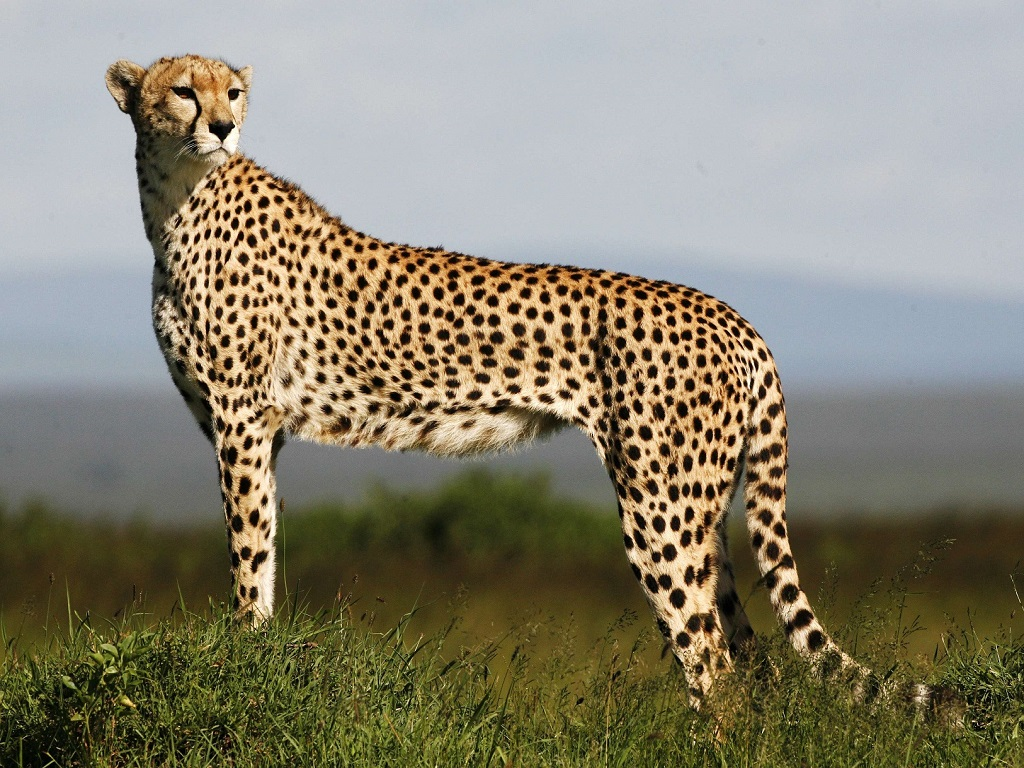
%> input picture 1/prob_pyramids/data/cheetah.jpg, 1024 x 768 px
$ octave recon_lap_mult.m   (GNU Octave 9; MATLAB toolbox functions it lacks are replaced by stand-ins)
%> lines starting %> are read from the running program, lines starting %| are printed output that depends on the picture
### 1/prob_pyramids/pyramidsGL.m

function [G, L] = pyramidsGL(im, N)
L={};
G{1}=im;
for i=1:N

  G{i+1}=imresize(imfilter(G{i},fspecial('gaussian',[4 4], 2)),0.5);

  L{i} = G{i}-imfilter(imresize(G{i+1},2),fspecial('gaussian',[4 4], 2));
end
end

### 1/prob_pyramids/recon_lap_mult.m
clc;
clear all;
close all;

im = rgb2gray(imread('data/cheetah.jpg'));
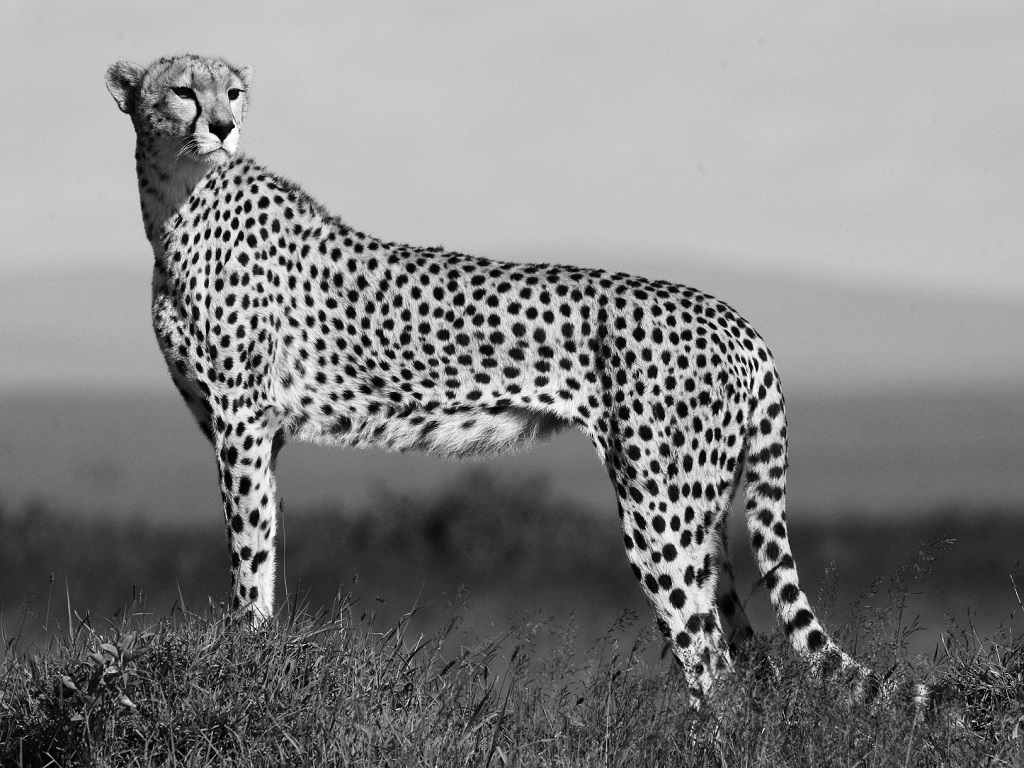
%> im: size 768x1024 uint8; min 0, max 254, mean 131
im = im2single(im);
%> im: size 768x1024 single
N = 5;

[G, L] = pyramidsGL(im, N);
%> after the loop in pyramidsGL, `for i=1:N`: G = 6 items; L = 5 items
%> G = 6 items; L = 5 items

g{N} = L{N};
gg{N} = L{N};


for i = N-1:-1:1
   g{i} = L{i} + imfilter(imresize(g{i+1},2),fspecial('gaussian',[4 4], 2));

end
%> after the loop, g = 5 items

 gg{4} = L{4} + imfilter(imresize(gg{5},2),fspecial('gaussian',[4 4], 2));
 gg{3} = (2*L{3}) + imfilter(imresize(gg{4},2),fspecial('gaussian',[4 4], 2));
 gg{2} = L{2} + imfilter(imresize(gg{3},2),fspecial('gaussian',[4 4], 2));
 gg{1} = L{1} + imfilter(imresize(gg{2},2),fspecial('gaussian',[4 4], 2));


subplot(1, 2, 1);
imshow(mat2gray(gg{1}));
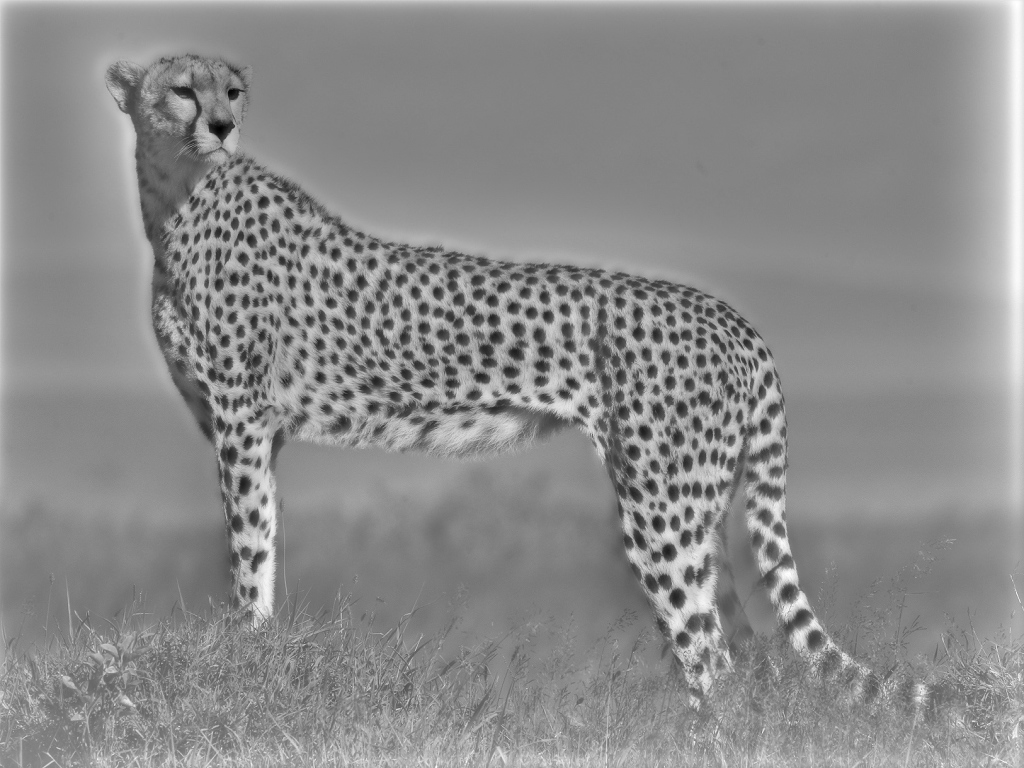
%> displayed picture: size 768x1024, on the screen's scale of 0 to 255; min 0, max 255, mean 139

subplot(1, 2, 2);
imshow(mat2gray(g{1}));
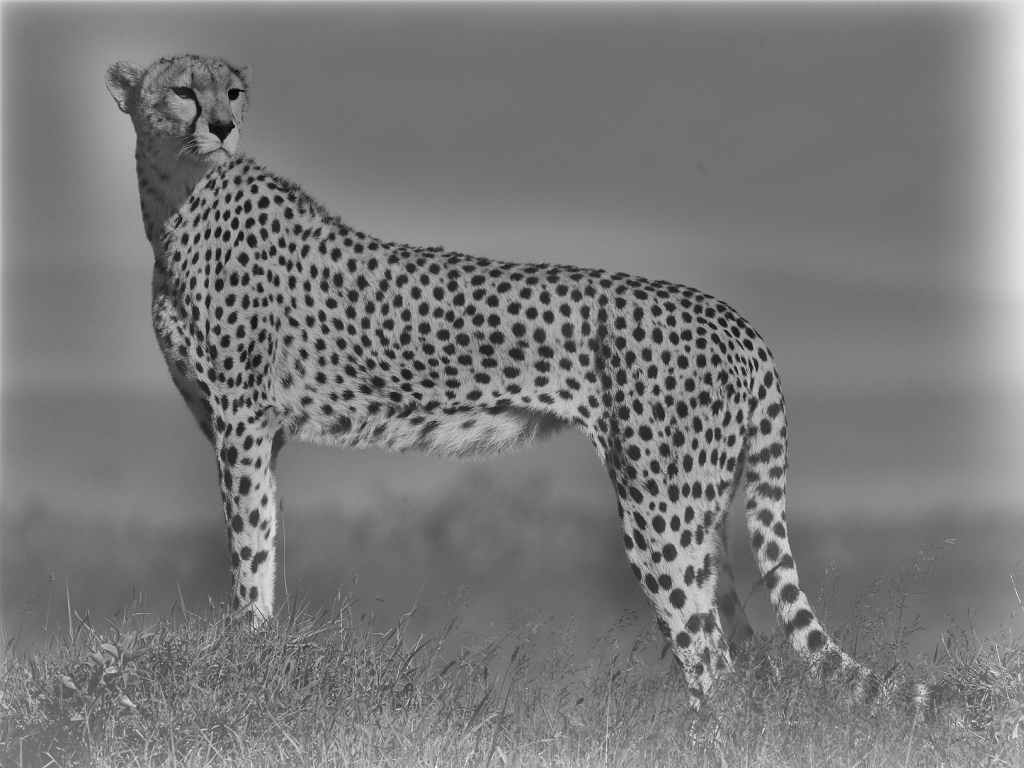
%> displayed picture: size 768x1024, on the screen's scale of 0 to 255; min 0, max 255, mean 121.3
